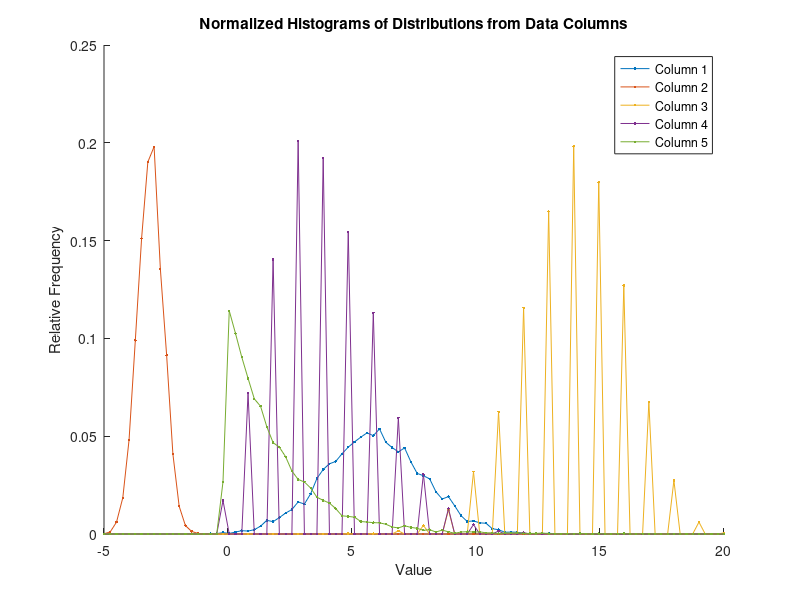

Here is the MATLAB script that generated this plot:
%%  EX2.4 A) and B)

clc
clear all

Data = load("distributions.mat");

% COL 1
col1 = Data.data(:,1);
mean_col1 = sum(col1) / length(col1);
var_col1 = sum((col1 - mean_col1).^2) / (length(col1) - 1);
Std_col1 = sqrt(var_col1);
moment3_col1 = sum((col1 - mean_col1).^3) / (length(col1));
moment4_col1 = sum((col1 - mean_col1).^4) / (length(col1));

% Verify COL 1
mean_builtin1 = mean(col1);
var_builtin1 = var(col1);
std_builtin1 = std(col1);
moment3_builtin1 = moment(col1, 3);
moment4_builtin1 = moment(col1, 4);

fprintf('Column 1 Verification:\n');
fprintf('Mean - Calculated: %.4f, Built-in: %.4f\n', mean_col1, mean_builtin1);
fprintf('Variance - Calculated: %.4f, Built-in: %.4f\n', var_col1, var_builtin1);
fprintf('Std Dev - Calculated: %.4f, Built-in: %.4f\n', Std_col1, std_builtin1);
fprintf('3rd Moment - Calculated: %.4f, Built-in: %.4f\n', moment3_col1, moment3_builtin1);
fprintf('4th Moment - Calculated: %.4f, Built-in: %.4f\n\n', moment4_col1, moment4_builtin1);

% Repeat for COL 2
col2 = Data.data(:,2);
mean_col2 = sum(col2) / length(col2);
var_col2 = sum((col2 - mean_col2).^2) / (length(col2) - 1);
Std_col2 = sqrt(var_col2);
moment3_col2 = sum((col2 - mean_col2).^3) / (length(col2) );
moment4_col2 = sum((col2 - mean_col2).^4) / (length(col2) );

% Verify COL 2
mean_builtin2 = mean(col2);
var_builtin2 = var(col2);
std_builtin2 = std(col2);
moment3_builtin2 = moment(col2, 3);
moment4_builtin2 = moment(col2, 4);

fprintf('Column 2 Verification:\n');
fprintf('Mean - Calculated: %.4f, Built-in: %.4f\n', mean_col2, mean_builtin2);
fprintf('Variance - Calculated: %.4f, Built-in: %.4f\n', var_col2, var_builtin2);
fprintf('Std Dev - Calculated: %.4f, Built-in: %.4f\n', Std_col2, std_builtin2);
fprintf('3rd Moment - Calculated: %.4f, Built-in: %.4f\n', moment3_col2, moment3_builtin2);
fprintf('4th Moment - Calculated: %.4f, Built-in: %.4f\n\n', moment4_col2, moment4_builtin2);

% Repeat for COL 3
col3 = Data.data(:,3);
mean_col3 = sum(col3) / length(col3);
var_col3 = sum((col3 - mean_col3).^2) / (length(col3) - 1);
Std_col3 = sqrt(var_col3);
moment3_col3 = sum((col3 - mean_col3).^3) / (length(col3));
moment4_col3 = sum((col3 - mean_col3).^4) / (length(col3));

% Verify COL 3
mean_builtin3 = mean(col3);
var_builtin3 = var(col3);
std_builtin3 = std(col3);
moment3_builtin3 = moment(col3, 3);
moment4_builtin3 = moment(col3, 4);

fprintf('Column 3 Verification:\n');
fprintf('Mean - Calculated: %.4f, Built-in: %.4f\n', mean_col3, mean_builtin3);
fprintf('Variance - Calculated: %.4f, Built-in: %.4f\n', var_col3, var_builtin3);
fprintf('Std Dev - Calculated: %.4f, Built-in: %.4f\n', Std_col3, std_builtin3);
fprintf('3rd Moment - Calculated: %.4f, Built-in: %.4f\n', moment3_col3, moment3_builtin3);
fprintf('4th Moment - Calculated: %.4f, Built-in: %.4f\n\n', moment4_col3, moment4_builtin3);

% Repeat for COL 4
col4 = Data.data(:,4);
mean_col4 = sum(col4) / length(col4);
var_col4 = sum((col4 - mean_col4).^2) / (length(col4) - 1);
Std_col4 = sqrt(var_col4);
moment3_col4 = sum((col4 - mean_col4).^3) / (length(col4));
moment4_col4 = sum((col4 - mean_col4).^4) / (length(col4));

% Verify COL 4
mean_builtin4 = mean(col4);
var_builtin4 = var(col4);
std_builtin4 = std(col4);
moment3_builtin4 = moment(col4, 3);
moment4_builtin4 = moment(col4, 4);

fprintf('Column 4 Verification:\n');
fprintf('Mean - Calculated: %.4f, Built-in: %.4f\n', mean_col4, mean_builtin4);
fprintf('Variance - Calculated: %.4f, Built-in: %.4f\n', var_col4, var_builtin4);
fprintf('Std Dev - Calculated: %.4f, Built-in: %.4f\n', Std_col4, std_builtin4);
fprintf('3rd Moment - Calculated: %.4f, Built-in: %.4f\n', moment3_col4, moment3_builtin4);
fprintf('4th Moment - Calculated: %.4f, Built-in: %.4f\n\n', moment4_col4, moment4_builtin4);

% Repeat for COL 5
col5 = Data.data(:,5);
mean_col5 = sum(col5) / length(col5);
var_col5 = sum((col5 - mean_col5).^2) / (length(col5) - 1);
Std_col5 = sqrt(var_col5);
moment3_col5 = sum((col5 - mean_col5).^3) / (length(col5) );
moment4_col5 = sum((col5 - mean_col5).^4) / (length(col5) );

% Verify COL 5
mean_builtin5 = mean(col5);
var_builtin5 = var(col5);
std_builtin5 = std(col5);
moment3_builtin5 = moment(col5, 3);
moment4_builtin5 = moment(col5, 4);

fprintf('Column 5 Verification:\n');
fprintf('Mean - Calculated: %.4f, Built-in: %.4f\n', mean_col5, mean_builtin5);
fprintf('Variance - Calculated: %.4f, Built-in: %.4f\n', var_col5, var_builtin5);
fprintf('Std Dev - Calculated: %.4f, Built-in: %.4f\n', Std_col5, std_builtin5);
fprintf('3rd Moment - Calculated: %.4f, Built-in: %.4f\n', moment3_col5, moment3_builtin5);
fprintf('4th Moment - Calculated: %.4f, Built-in: %.4f\n\n', moment4_col5, moment4_builtin5);

%% C)


x_limits = [-5, 20];
bins = linspace(x_limits(1), x_limits(2), 100); % 100 bins from -5 to 20

figure;
hold on;

for i = 1:5
    
    col = Data.data(:, i);
    
    
    counts = histc(col, bins);
    relative_freq = counts / sum(counts);
    

    % Plot relative frequency distribution with specified line style
    plot(bins, relative_freq, '.-', 'DisplayName', ['Column ' num2str(i)]);
end

xlim(x_limits);
legend show;
xlabel('Value');
ylabel('Relative Frequency');
title('Normalized Histograms of Distributions from Data Columns');
hold off;

%% D) 
% Answer : col5 - Chi Squared, col1 and 3- Gaussian,col3 - Poisson, col4 -
% Binomial and col5 - Chi-Squared.

%% E) 
% col1 and 2 are Gaussian and params for col1 are:'
% Mean - Calculated: 5.9857 and Variance - Calculated: 3.9768, Std Dev - Calculated: 1.9942
% col2 - Mean - Calculated: -3.0028, Variance - Calculated: 0.2553,Std_Dev - Calculated: 0.5052



